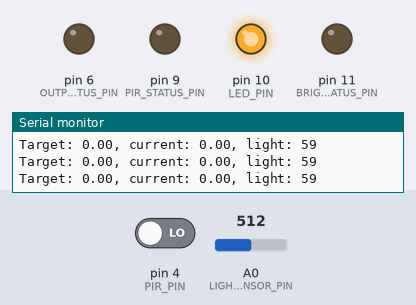
A sketch run on a simulated Arduino Uno, built with avr-gcc and run on an emulated ATmega328P. Shown: output pins drawn as LEDs (lit = HIGH), the last lines printed to the serial monitor. The test bench sets the inputs (shaded band); at power-on: A0 (LIGHT_SENSOR_PIN) = 512, pin 4 (PIR_PIN) LOW.

Above: at 1.2 s.
1.3 s: A0 (LIGHT_SENSOR_PIN) set to 848
4.3 s: A0 (LIGHT_SENSOR_PIN) set to 867
At 5.5 s:
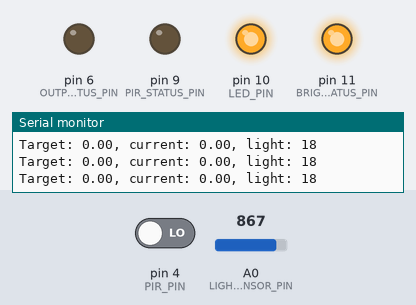
5.8 s: pin 4 (PIR_PIN) driven HIGH
At 5.91 s:
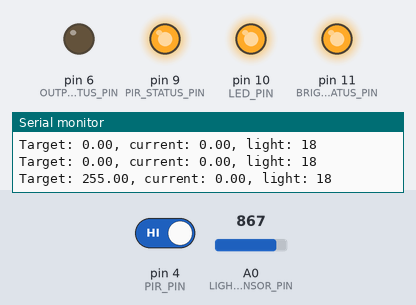
8.8 s: A0 (LIGHT_SENSOR_PIN) set to 140
At 9.04 s:
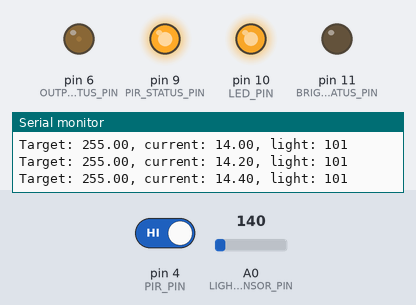
11.8 s: pin 4 (PIR_PIN) driven LOW
At 11.96 s:
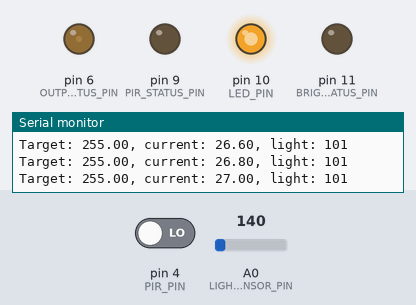
14.8 s: A0 (LIGHT_SENSOR_PIN) set to 900
At 16.5 s:
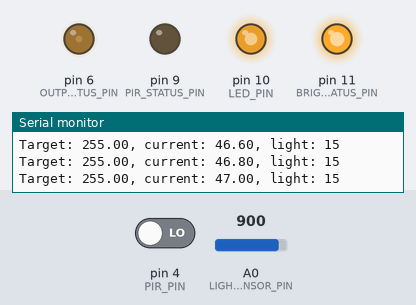
Timing chart, 0 to 21.4 s (numbered marks = the images above; inputs shaded):
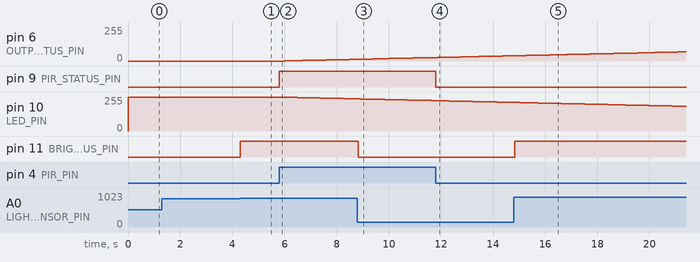

The sketch:

MotionLED.ino
```cpp
const int PIR_PIN = 4;
const int LED_PIN = 10;
const int OUTPUT_STATUS_PIN = 6;
const int PIR_STATUS_PIN = 9;
const int BRIGHTNESS_STATUS_PIN = 11;
const int LIGHT_SENSOR_PIN = 14;

float targetBrightness = 0.0f;
float currentBrightness = 0.0f;
float fadeAmount = 0.2f;
float onPower = 255.0f;
float offPower = 0.0f;
int lightLevelMin = 1023;
int lightLevelMax = 150;
int lightLevelThreshold = 20;
unsigned long fadeInterval = 10;
unsigned long onDuration = 120000;

unsigned long lastBrightnessUpdateTime = 0;
unsigned long lastMotionTime = 0;

void setup()  {
  pinMode(PIR_PIN, INPUT);
  pinMode(LED_PIN, OUTPUT);
  pinMode(OUTPUT_STATUS_PIN, OUTPUT);
  pinMode(PIR_STATUS_PIN, OUTPUT);
  pinMode(BRIGHTNESS_STATUS_PIN, OUTPUT);
  pinMode(LIGHT_SENSOR_PIN, INPUT);

  Serial.begin(9600);
}

void loop()  {
  unsigned long currentTime = millis();

  int lightSensorValue = analogRead(LIGHT_SENSOR_PIN);
  int lightPercentage = map(lightSensorValue, lightLevelMax, lightLevelMin, 100, 0);
  boolean pirMotionDetected = digitalRead(PIR_PIN) == HIGH;
  boolean lightLevelLow = lightPercentage < lightLevelThreshold;

  if (pirMotionDetected && lightLevelLow) {
    lastMotionTime = currentTime;
  }

  digitalWrite(PIR_STATUS_PIN, pirMotionDetected);
  digitalWrite(BRIGHTNESS_STATUS_PIN, lightLevelLow);

  if (lastMotionTime != 0 && currentTime - lastMotionTime < onDuration) {
    targetBrightness = onPower;
  } else {
    targetBrightness = offPower;
  }

  if (lastBrightnessUpdateTime - currentTime > fadeInterval) {
    if (currentBrightness > 1.0f) {
      analogWrite(LED_PIN, (int)(255.0f - currentBrightness));
    } else {
      pinMode(LED_PIN, OUTPUT);
      digitalWrite(LED_PIN, HIGH);
    }

    analogWrite(OUTPUT_STATUS_PIN, (int)currentBrightness);

    Serial.print("Target: ");
    Serial.print(targetBrightness);
    Serial.print(", current: ");
    Serial.print(currentBrightness);
    Serial.print(", light: ");
    Serial.print(lightPercentage);
    Serial.println();

    if (currentBrightness < targetBrightness) {
      currentBrightness += fadeAmount;
    } else if (currentBrightness > targetBrightness) {
      currentBrightness -= fadeAmount;
    }

    if (fabs(currentBrightness - targetBrightness) < 1.0f) {
      currentBrightness = targetBrightness;
    }

    lastBrightnessUpdateTime = currentTime;
  }

  delay(1);
}
```

Measured:
- the behaviour switches between 857 and 858 on A0 (LIGHT_SENSOR_PIN) (found by bisection; images 0 and 1)
- after the input at 4.3 s, pin 11 (BRIGHTNESS_STATUS_PIN): LOW → HIGH at once
- after the input at 5.8 s, pin 6 (OUTPUT_STATUS_PIN): moves from 0/255 to 13/255 over 2.7 s, starting after 0.22 s; pin 9 (PIR_STATUS_PIN): LOW → HIGH at once; pin 10 (LED_PIN): moves from 255/255 to 241/255 over 2.6 s, starting after 0.26 s
- after the input at 8.8 s, pin 11 (BRIGHTNESS_STATUS_PIN): HIGH → LOW at once
- after the input at 11.8 s, pin 9 (PIR_STATUS_PIN): HIGH → LOW at once
- after the input at 14.8 s, pin 11 (BRIGHTNESS_STATUS_PIN): LOW → HIGH at once
